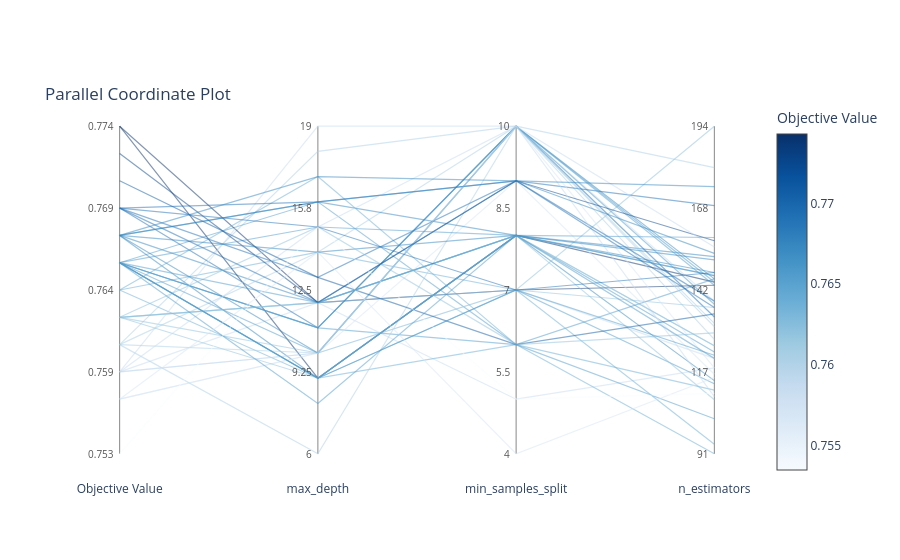

Notebook source saved alongside this figure:
### Code cell
fig.update_traces(
    selector=dict(type="parcoords"),
    line=dict(cmin=0.76, cmax=0.786, colorscale="Blues"),
)
fig.show()

### Figure 1 — Plotly figure (JSON) as saved in the notebook; plotly's stock layout.template omitted (floating-point values rounded to 4 significant figures)
{"data": [{"customdata": [["Objective Value", "0.76"], ["max_depth", "18"], ["min_samples_split", "10"], ["n_estimators", "181"]], "hovertemplate": "%{customdata[0]}: %{customdata[1]}<extra></extra>", "line": {"color": "rgb(171.33333333333448, 207.66666666666714, 229.66666666666706)", "dash": "solid", "width": 1.2}, "mode": "lines", "opacity": 0.5, "showlegend": false, "type": "scatter", "x": [0, 1, 2, 3], "y": [0.3333, 0.9231, 1, 0.8738]}, {"customdata": [["Objective Value", "0.767"], ["max_depth", "12"], ["min_samples_split", "8"], ["n_estimators", "153"]], "hovertemplate": "%{customdata[0]}: %{customdata[1]}<extra></extra>", "line": {"color": "rgb(55.00000000000189, 135.00000000000188, 192.3333333333343)", "dash": "solid", "width": 1.2}, "mode": "lines", "opacity": 0.5, "showlegend": false, "type": "scatter", "x": [0, 1, 2, 3], "y": [0.6667, 0.4615, 0.6667, 0.6019]}, {"customdata": [["Objective Value", "0.759"], ["max_depth", "12"], ["min_samples_split", "5"], ["n_estimators", "118"]], "hovertemplate": "%{customdata[0]}: %{customdata[1]}<extra></extra>", "line": {"color": "rgb(197.9999999999983, 218.99999999999926, 238.9999999999994)", "dash": "solid", "width": 1.2}, "mode": "lines", "opacity": 0.5, "showlegend": false, "type": "scatter", "x": [0, 1, 2, 3], "y": [0.25, 0.4615, 0.1667, 0.2621]}, {"customdata": [["Objective Value", "0.766"], ["max_depth", "16"], ["min_samples_split", "6"], ["n_estimators", "146"]], "hovertemplate": "%{customdata[0]}: %{customdata[1]}<extra></extra>", "line": {"color": "rgb(79.66666666666782, 155.3333333333341, 203.33333333333377)", "dash": "solid", "width": 1.2}, "mode": "lines", "opacity": 0.5, "showlegend": false, "type": "scatter", "x": [0, 1, 2, 3], "y": [0.5833, 0.7692, 0.3333, 0.534]}, {"customdata": [["Objective Value", "0.767"], ["max_depth", "9"], ["min_samples_split", "8"], ["n_estimators", "114"]], "hovertemplate": "%{customdata[0]}: %{customdata[1]}<extra></extra>", "line": {"color": "rgb(55.00000000000048, 135.00000000000048, 192.33333333333357)", "dash": "solid", "width": 1.2}, "mode": "lines", "opacity": 0.5, "showlegend": false, "type": "scatter", "x": [0, 1, 2, 3], "y": [0.6667, 0.2308, 0.6667, 0.2233]}, {"customdata": [["Objective Value", "0.764"], ["max_depth", "14"], ["min_samples_split", "7"], ["n_estimators", "94"]], "hovertemplate": "%{customdata[0]}: %{customdata[1]}<extra></extra>", "line": {"color": "rgb(107.00000000000217, 174.0000000000012, 214.00000000000045)", "dash": "solid", "width": 1.2}, "mode": "lines", "opacity": 0.5, "showlegend": false, "type": "scatter", "x": [0, 1, 2, 3], "y": [0.5, 0.6154, 0.5, 0.02913]}, {"customdata": [["Objective Value", "0.759"], ["max_depth", "10"], ["min_samples_split", "7"], ["n_estimators", "121"]], "hovertemplate": "%{customdata[0]}: %{customdata[1]}<extra></extra>", "line": {"color": "rgb(197.9999999999983, 218.99999999999926, 238.9999999999994)", "dash": "solid", "width": 1.2}, "mode": "lines", "opacity": 0.5, "showlegend": false, "type": "scatter", "x": [0, 1, 2, 3], "y": [0.25, 0.3077, 0.5, 0.2913]}, {"customdata": [["Objective Value", "0.774"], ["max_depth", "12"], ["min_samples_split", "7"], ["n_estimators", "144"]], "hovertemplate": "%{customdata[0]}: %{customdata[1]}<extra></extra>", "line": {"color": "rgb(8.0, 48.0, 107.0)", "dash": "solid", "width": 1.2}, "mode": "lines", "opacity": 0.5, "showlegend": false, "type": "scatter", "x": [0, 1, 2, 3], "y": [1, 0.4615, 0.5, 0.5146]}, {"customdata": [["Objective Value", "0.774"], ["max_depth", "9"], ["min_samples_split", "8"], ["n_estimators", "145"]], "hovertemplate": "%{customdata[0]}: %{customdata[1]}<extra></extra>", "line": {"color": "rgb(8.0, 48.000000000002814, 107.00000000000418)", "dash": "solid", "width": 1.2}, "mode": "lines", "opacity": 0.5, "showlegend": false, "type": "scatter", "x": [0, 1, 2, 3], "y": [1.0, 0.2308, 0.6667, 0.5243]}, {"customdata": [["Objective Value", "0.762"], ["max_depth", "12"], ["min_samples_split", "7"], ["n_estimators", "194"]], "hovertemplate": "%{customdata[0]}: %{customdata[1]}<extra></extra>", "line": {"color": "rgb(141.0000000000007, 192.66666666666706, 221.33333333333348)", "dash": "solid", "width": 1.2}, "mode": "lines", "opacity": 0.5, "showlegend": false, "type": "scatter", "x": [0, 1, 2, 3], "y": [0.4167, 0.4615, 0.5, 1]}, {"customdata": [["Objective Value", "0.769"], ["max_depth", "11"], ["min_samples_split", "10"], ["n_estimators", "134"]], "hovertemplate": "%{customdata[0]}: %{customdata[1]}<extra></extra>", "line": {"color": "rgb(33.0, 113.0, 181.0)", "dash": "solid", "width": 1.2}, "mode": "lines", "opacity": 0.5, "showlegend": false, "type": "scatter", "x": [0, 1, 2, 3], "y": [0.75, 0.3846, 1, 0.4175]}, {"customdata": [["Objective Value", "0.764"], ["max_depth", "17"], ["min_samples_split", "6"], ["n_estimators", "91"]], "hovertemplate": "%{customdata[0]}: %{customdata[1]}<extra></extra>", "line": {"color": "rgb(107.00000000000217, 174.0000000000012, 214.00000000000045)", "dash": "solid", "width": 1.2}, "mode": "lines", "opacity": 0.5, "showlegend": false, "type": "scatter", "x": [0, 1, 2, 3], "y": [0.5, 0.8462, 0.3333, 0]}, {"customdata": [["Objective Value", "0.766"], ["max_depth", "11"], ["min_samples_split", "6"], ["n_estimators", "102"]], "hovertemplate": "%{customdata[0]}: %{customdata[1]}<extra></extra>", "line": {"color": "rgb(79.66666666666782, 155.3333333333341, 203.33333333333377)", "dash": "solid", "width": 1.2}, "mode": "lines", "opacity": 0.5, "showlegend": false, "type": "scatter", "x": [0, 1, 2, 3], "y": [0.5833, 0.3846, 0.3333, 0.1068]}, {"customdata": [["Objective Value", "0.762"], ["max_depth", "12"], ["min_samples_split", "8"], ["n_estimators", "125"]], "hovertemplate": "%{customdata[0]}: %{customdata[1]}<extra></extra>", "line": {"color": "rgb(141.0000000000007, 192.66666666666706, 221.33333333333348)", "dash": "solid", "width": 1.2}, "mode": "lines", "opacity": 0.5, "showlegend": false, "type": "scatter", "x": [0, 1, 2, 3], "y": [0.4167, 0.4615, 0.6667, 0.3301]}, {"customdata": [["Objective Value", "0.766"], ["max_depth", "9"], ["min_samples_split", "8"], ["n_estimators", "123"]], "hovertemplate": "%{customdata[0]}: %{customdata[1]}<extra></extra>", "line": {"color": "rgb(79.66666666666782, 155.3333333333341, 203.33333333333377)", "dash": "solid", "width": 1.2}, "mode": "lines", "opacity": 0.5, "showlegend": false, "type": "scatter", "x": [0, 1, 2, 3], "y": [0.5833, 0.2308, 0.6667, 0.3107]}, {"customdata": [["Objective Value", "0.757"], ["max_depth", "10"], ["min_samples_split", "9"], ["n_estimators", "116"]], "hovertemplate": "%{customdata[0]}: %{customdata[1]}<extra></extra>", "line": {"color": "rgb(214.00000000000136, 229.66666666666757, 244.3333333333338)", "dash": "solid", "width": 1.2}, "mode": "lines", "opacity": 0.5, "showlegend": false, "type": "scatter", "x": [0, 1, 2, 3], "y": [0.1667, 0.3077, 0.8333, 0.2427]}, {"customdata": [["Objective Value", "0.767"], ["max_depth", "10"], ["min_samples_split", "10"], ["n_estimators", "146"]], "hovertemplate": "%{customdata[0]}: %{customdata[1]}<extra></extra>", "line": {"color": "rgb(55.00000000000048, 135.00000000000048, 192.33333333333357)", "dash": "solid", "width": 1.2}, "mode": "lines", "opacity": 0.5, "showlegend": false, "type": "scatter", "x": [0, 1, 2, 3], "y": [0.6667, 0.3077, 1, 0.534]}, {"customdata": [["Objective Value", "0.76"], ["max_depth", "14"], ["min_samples_split", "10"], ["n_estimators", "127"]], "hovertemplate": "%{customdata[0]}: %{customdata[1]}<extra></extra>", "line": {"color": "rgb(171.33333333333448, 207.66666666666714, 229.66666666666706)", "dash": "solid", "width": 1.2}, "mode": "lines", "opacity": 0.5, "showlegend": false, "type": "scatter", "x": [0, 1, 2, 3], "y": [0.3333, 0.6154, 1, 0.3495]}, {"customdata": [["Objective Value", "0.766"], ["max_depth", "11"], ["min_samples_split", "10"], ["n_estimators", "145"]], "hovertemplate": "%{customdata[0]}: %{customdata[1]}<extra></extra>", "line": {"color": "rgb(79.66666666666782, 155.3333333333341, 203.33333333333377)", "dash": "solid", "width": 1.2}, "mode": "lines", "opacity": 0.5, "showlegend": false, "type": "scatter", "x": [0, 1, 2, 3], "y": [0.5833, 0.3846, 1, 0.5243]}, {"customdata": [["Objective Value", "0.762"], ["max_depth", "10"], ["min_samples_split", "7"], ["n_estimators", "137"]], "hovertemplate": "%{customdata[0]}: %{customdata[1]}<extra></extra>", "line": {"color": "rgb(141.0000000000007, 192.66666666666706, 221.33333333333348)", "dash": "solid", "width": 1.2}, "mode": "lines", "opacity": 0.5, "showlegend": false, "type": "scatter", "x": [0, 1, 2, 3], "y": [0.4167, 0.3077, 0.5, 0.4466]}, {"customdata": [["Objective Value", "0.764"], ["max_depth", "9"], ["min_samples_split", "6"], ["n_estimators", "111"]], "hovertemplate": "%{customdata[0]}: %{customdata[1]}<extra></extra>", "line": {"color": "rgb(107.00000000000217, 174.0000000000012, 214.00000000000045)", "dash": "solid", "width": 1.2}, "mode": "lines", "opacity": 0.5, "showlegend": false, "type": "scatter", "x": [0, 1, 2, 3], "y": [0.5, 0.2308, 0.3333, 0.1942]}, {"customdata": [["Objective Value", "0.759"], ["max_depth", "19"], ["min_samples_split", "10"], ["n_estimators", "139"]], "hovertemplate": "%{customdata[0]}: %{customdata[1]}<extra></extra>", "line": {"color": "rgb(197.9999999999983, 218.99999999999926, 238.9999999999994)", "dash": "solid", "width": 1.2}, "mode": "lines", "opacity": 0.5, "showlegend": false, "type": "scatter", "x": [0, 1, 2, 3], "y": [0.25, 1, 1, 0.466]}, {"customdata": [["Objective Value", "0.76"], ["max_depth", "6"], ["min_samples_split", "10"], ["n_estimators", "131"]], "hovertemplate": "%{customdata[0]}: %{customdata[1]}<extra></extra>", "line": {"color": "rgb(171.33333333333448, 207.66666666666714, 229.66666666666706)", "dash": "solid", "width": 1.2}, "mode": "lines", "opacity": 0.5, "showlegend": false, "type": "scatter", "x": [0, 1, 2, 3], "y": [0.3333, 0, 1, 0.3883]}, {"customdata": [["Objective Value", "0.766"], ["max_depth", "11"], ["min_samples_split", "10"], ["n_estimators", "138"]], "hovertemplate": "%{customdata[0]}: %{customdata[1]}<extra></extra>", "line": {"color": "rgb(79.66666666666782, 155.3333333333341, 203.33333333333377)", "dash": "solid", "width": 1.2}, "mode": "lines", "opacity": 0.5, "showlegend": false, "type": "scatter", "x": [0, 1, 2, 3], "y": [0.5833, 0.3846, 1, 0.4563]}, {"customdata": [["Objective Value", "0.769"], ["max_depth", "16"], ["min_samples_split", "9"], ["n_estimators", "169"]], "hovertemplate": "%{customdata[0]}: %{customdata[1]}<extra></extra>", "line": {"color": "rgb(33.00000000000141, 113.0000000000014, 181.00000000000074)", "dash": "solid", "width": 1.2}, "mode": "lines", "opacity": 0.5, "showlegend": false, "type": "scatter", "x": [0, 1, 2, 3], "y": [0.75, 0.7692, 0.8333, 0.7573]}, {"customdata": [["Objective Value", "0.757"], ["max_depth", "10"], ["min_samples_split", "10"], ["n_estimators", "118"]], "hovertemplate": "%{customdata[0]}: %{customdata[1]}<extra></extra>", "line": {"color": "rgb(214.00000000000136, 229.66666666666757, 244.3333333333338)", "dash": "solid", "width": 1.2}, "mode": "lines", "opacity": 0.5, "showlegend": false, "type": "scatter", "x": [0, 1, 2, 3], "y": [0.1667, 0.3077, 1, 0.2621]}, {"customdata": [["Objective Value", "0.766"], ["max_depth", "9"], ["min_samples_split", "7"], ["n_estimators", "113"]], "hovertemplate": "%{customdata[0]}: %{customdata[1]}<extra></extra>", "line": {"color": "rgb(79.66666666666782, 155.3333333333341, 203.33333333333377)", "dash": "solid", "width": 1.2}, "mode": "lines", "opacity": 0.5, "showlegend": false, "type": "scatter", "x": [0, 1, 2, 3], "y": [0.5833, 0.2308, 0.5, 0.2136]}, {"customdata": [["Objective Value", "0.762"], ["max_depth", "9"], ["min_samples_split", "8"], ["n_estimators", "108"]], "hovertemplate": "%{customdata[0]}: %{customdata[1]}<extra></extra>", "line": {"color": "rgb(141.0000000000007, 192.66666666666706, 221.33333333333348)", "dash": "solid", "width": 1.2}, "mode": "lines", "opacity": 0.5, "showlegend": false, "type": "scatter", "x": [0, 1, 2, 3], "y": [0.4167, 0.2308, 0.6667, 0.165]}, {"customdata": [["Objective Value", "0.76"], ["max_depth", "10"], ["min_samples_split", "10"], ["n_estimators", "132"]], "hovertemplate": "%{customdata[0]}: %{customdata[1]}<extra></extra>", "line": {"color": "rgb(171.33333333333448, 207.66666666666714, 229.66666666666706)", "dash": "solid", "width": 1.2}, "mode": "lines", "opacity": 0.5, "showlegend": false, "type": "scatter", "x": [0, 1, 2, 3], "y": [0.3333, 0.3077, 1, 0.3981]}, {"customdata": [["Objective Value", "0.767"], ["max_depth", "16"], ["min_samples_split", "8"], ["n_estimators", "148"]], "hovertemplate": "%{customdata[0]}: %{customdata[1]}<extra></extra>", "line": {"color": "rgb(55.00000000000048, 135.00000000000048, 192.33333333333357)", "dash": "solid", "width": 1.2}, "mode": "lines", "opacity": 0.5, "showlegend": false, "type": "scatter", "x": [0, 1, 2, 3], "y": [0.6667, 0.7692, 0.6667, 0.5534]}, {"customdata": [["Objective Value", "0.769"], ["max_depth", "13"], ["min_samples_split", "9"], ["n_estimators", "139"]], "hovertemplate": "%{customdata[0]}: %{customdata[1]}<extra></extra>", "line": {"color": "rgb(33.0, 113.0, 181.0)", "dash": "solid", "width": 1.2}, "mode": "lines", "opacity": 0.5, "showlegend": false, "type": "scatter", "x": [0, 1, 2, 3], "y": [0.75, 0.5385, 0.8333, 0.466]}, {"customdata": [["Objective Value", "0.766"], ["max_depth", "10"], ["min_samples_split", "10"], ["n_estimators", "144"]], "hovertemplate": "%{customdata[0]}: %{customdata[1]}<extra></extra>", "line": {"color": "rgb(79.66666666666782, 155.3333333333341, 203.33333333333377)", "dash": "solid", "width": 1.2}, "mode": "lines", "opacity": 0.5, "showlegend": false, "type": "scatter", "x": [0, 1, 2, 3], "y": [0.5833, 0.3077, 1, 0.5146]}, {"customdata": [["Objective Value", "0.773"], ["max_depth", "12"], ["min_samples_split", "9"], ["n_estimators", "158"]], "hovertemplate": "%{customdata[0]}: %{customdata[1]}<extra></extra>", "line": {"color": "rgb(8.0, 70.00000000000048, 139.66666666666737)", "dash": "solid", "width": 1.2}, "mode": "lines", "opacity": 0.5, "showlegend": false, "type": "scatter", "x": [0, 1, 2, 3], "y": [0.9167, 0.4615, 0.8333, 0.6505]}, {"customdata": [["Objective Value", "0.759"], ["max_depth", "10"], ["min_samples_split", "10"], ["n_estimators", "109"]], "hovertemplate": "%{customdata[0]}: %{customdata[1]}<extra></extra>", "line": {"color": "rgb(198.00000000000102, 219.00000000000068, 239.00000000000034)", "dash": "solid", "width": 1.2}, "mode": "lines", "opacity": 0.5, "showlegend": false, "type": "scatter", "x": [0, 1, 2, 3], "y": [0.25, 0.3077, 1, 0.1748]}, {"customdata": [["Objective Value", "0.759"], ["max_depth", "15"], ["min_samples_split", "10"], ["n_estimators", "156"]], "hovertemplate": "%{customdata[0]}: %{customdata[1]}<extra></extra>", "line": {"color": "rgb(198.00000000000102, 219.00000000000068, 239.00000000000034)", "dash": "solid", "width": 1.2}, "mode": "lines", "opacity": 0.5, "showlegend": false, "type": "scatter", "x": [0, 1, 2, 3], "y": [0.25, 0.6923, 1, 0.6311]}, {"customdata": [["Objective Value", "0.762"], ["max_depth", "12"], ["min_samples_split", "8"], ["n_estimators", "125"]], "hovertemplate": "%{customdata[0]}: %{customdata[1]}<extra></extra>", "line": {"color": "rgb(141.0000000000007, 192.66666666666706, 221.33333333333348)", "dash": "solid", "width": 1.2}, "mode": "lines", "opacity": 0.5, "showlegend": false, "type": "scatter", "x": [0, 1, 2, 3], "y": [0.4167, 0.4615, 0.6667, 0.3301]}, {"customdata": [["Objective Value", "0.766"], ["max_depth", "15"], ["min_samples_split", "8"], ["n_estimators", "147"]], "hovertemplate": "%{customdata[0]}: %{customdata[1]}<extra></extra>", "line": {"color": "rgb(79.66666666666782, 155.3333333333341, 203.33333333333377)", "dash": "solid", "width": 1.2}, "mode": "lines", "opacity": 0.5, "showlegend": false, "type": "scatter", "x": [0, 1, 2, 3], "y": [0.5833, 0.6923, 0.6667, 0.5437]}, {"customdata": [["Objective Value", "0.771"], ["max_depth", "13"], ["min_samples_split", "6"], ["n_estimators", "135"]], "hovertemplate": "%{customdata[0]}: %{customdata[1]}<extra></extra>", "line": {"color": "rgb(16.333333333334036, 91.66666666666757, 164.33333333333402)", "dash": "solid", "width": 1.2}, "mode": "lines", "opacity": 0.5, "showlegend": false, "type": "scatter", "x": [0, 1, 2, 3], "y": [0.8333, 0.5385, 0.3333, 0.4272]}, {"customdata": [["Objective Value", "0.767"], ["max_depth", "14"], ["min_samples_split", "8"], ["n_estimators", "152"]], "hovertemplate": "%{customdata[0]}: %{customdata[1]}<extra></extra>", "line": {"color": "rgb(55.00000000000048, 135.00000000000048, 192.33333333333357)", "dash": "solid", "width": 1.2}, "mode": "lines", "opacity": 0.5, "showlegend": false, "type": "scatter", "x": [0, 1, 2, 3], "y": [0.6667, 0.6154, 0.6667, 0.5922]}, {"customdata": [["Objective Value", "0.762"], ["max_depth", "15"], ["min_samples_split", "6"], ["n_estimators", "129"]], "hovertemplate": "%{customdata[0]}: %{customdata[1]}<extra></extra>", "line": {"color": "rgb(141.0000000000007, 192.66666666666706, 221.33333333333348)", "dash": "solid", "width": 1.2}, "mode": "lines", "opacity": 0.5, "showlegend": false, "type": "scatter", "x": [0, 1, 2, 3], "y": [0.4167, 0.6923, 0.3333, 0.3689]}, {"customdata": [["Objective Value", "0.766"], ["max_depth", "12"], ["min_samples_split", "8"], ["n_estimators", "147"]], "hovertemplate": "%{customdata[0]}: %{customdata[1]}<extra></extra>", "line": {"color": "rgb(79.66666666666782, 155.3333333333341, 203.33333333333377)", "dash": "solid", "width": 1.2}, "mode": "lines", "opacity": 0.5, "showlegend": false, "type": "scatter", "x": [0, 1, 2, 3], "y": [0.5833, 0.4615, 0.6667, 0.5437]}, {"customdata": [["Objective Value", "0.769"], ["max_depth", "12"], ["min_samples_split", "9"], ["n_estimators", "137"]], "hovertemplate": "%{customdata[0]}: %{customdata[1]}<extra></extra>", "line": {"color": "rgb(33.00000000000141, 113.0000000000014, 181.00000000000074)", "dash": "solid", "width": 1.2}, "mode": "lines", "opacity": 0.5, "showlegend": false, "type": "scatter", "x": [0, 1, 2, 3], "y": [0.75, 0.4615, 0.8333, 0.4466]}, {"customdata": [["Objective Value", "0.767"], ["max_depth", "16"], ["min_samples_split", "9"], ["n_estimators", "175"]], "hovertemplate": "%{customdata[0]}: %{customdata[1]}<extra></extra>", "line": {"color": "rgb(55.00000000000048, 135.00000000000048, 192.33333333333357)", "dash": "solid", "width": 1.2}, "mode": "lines", "opacity": 0.5, "showlegend": false, "type": "scatter", "x": [0, 1, 2, 3], "y": [0.6667, 0.7692, 0.8333, 0.8155]}, {"customdata": [["Objective Value", "0.766"], ["max_depth", "8"], ["min_samples_split", "8"], ["n_estimators", "159"]], "hovertemplate": "%{customdata[0]}: %{customdata[1]}<extra></extra>", "line": {"color": "rgb(79.66666666666782, 155.3333333333341, 203.33333333333377)", "dash": "solid", "width": 1.2}, "mode": "lines", "opacity": 0.5, "showlegend": false, "type": "scatter", "x": [0, 1, 2, 3], "y": [0.5833, 0.1538, 0.6667, 0.6602]}, {"customdata": [["Objective Value", "0.769"], ["max_depth", "15"], ["min_samples_split", "7"], ["n_estimators", "148"]], "hovertemplate": "%{customdata[0]}: %{customdata[1]}<extra></extra>", "line": {"color": "rgb(33.0, 113.0, 181.0)", "dash": "solid", "width": 1.2}, "mode": "lines", "opacity": 0.5, "showlegend": false, "type": "scatter", "x": [0, 1, 2, 3], "y": [0.75, 0.6923, 0.5, 0.5534]}, {"customdata": [["Objective Value", "0.767"], ["max_depth", "17"], ["min_samples_split", "9"], ["n_estimators", "154"]], "hovertemplate": "%{customdata[0]}: %{customdata[1]}<extra></extra>", "line": {"color": "rgb(55.00000000000048, 135.00000000000048, 192.33333333333357)", "dash": "solid", "width": 1.2}, "mode": "lines", "opacity": 0.5, "showlegend": false, "type": "scatter", "x": [0, 1, 2, 3], "y": [0.6667, 0.8462, 0.8333, 0.6117]}, {"customdata": [["Objective Value", "0.766"], ["max_depth", "9"], ["min_samples_split", "8"], ["n_estimators", "121"]], "hovertemplate": "%{customdata[0]}: %{customdata[1]}<extra></extra>", "line": {"color": "rgb(79.66666666666782, 155.3333333333341, 203.33333333333377)", "dash": "solid", "width": 1.2}, "mode": "lines", "opacity": 0.5, "showlegend": false, "type": "scatter", "x": [0, 1, 2, 3], "y": [0.5833, 0.2308, 0.6667, 0.2913]}, {"customdata": [["Objective Value", "0.766"], ["max_depth", "9"], ["min_samples_split", "7"], ["n_estimators", "122"]], "hovertemplate": "%{customdata[0]}: %{customdata[1]}<extra></extra>", "line": {"color": "rgb(79.66666666666782, 155.3333333333341, 203.33333333333377)", "dash": "solid", "width": 1.2}, "mode": "lines", "opacity": 0.5, "showlegend": false, "type": "scatter", "x": [0, 1, 2, 3], "y": [0.5833, 0.2308, 0.5, 0.301]}, {"customdata": [["Objective Value", "0.757"], ["max_depth", "14"], ["min_samples_split", "4"], ["n_estimators", "115"]], "hovertemplate": "%{customdata[0]}: %{customdata[1]}<extra></extra>", "line": {"color": "rgb(213.99999999999932, 229.6666666666662, 244.33333333333312)", "dash": "solid", "width": 1.2}, "mode": "lines", "opacity": 0.5, "showlegend": false, "type": "scatter", "x": [0, 1, 2, 3], "y": [0.1667, 0.6154, 0, 0.233]}, {"customdata": [["Objective Value", "0.753"], ["max_depth", "15"], ["min_samples_split", "5"], ["n_estimators", "110"]], "hovertemplate": "%{customdata[0]}: %{customdata[1]}<extra></extra>", "line": {"color": "rgb(247.0, 251.0, 255.0)", "dash": "solid", "width": 1.2}, "mode": "lines", "opacity": 0.5, "showlegend": false, "type": "scatter", "x": [0, 1, 2, 3], "y": [0, 0.6923, 0.1667, 0.1845]}, {"hoverinfo": "skip", "marker": {"cmax": 0.7743, "cmin": 0.7535, "color": [0.7535, 0.7743], "colorbar": {"title": {"text": "Objective Value"}}, "colorscale": [[0, "rgb(247,251,255)"], [0.125, "rgb(222,235,247)"], [0.25, "rgb(198,219,239)"], [0.375, "rgb(158,202,225)"], [0.5, "rgb(107,174,214)"], [0.625, "rgb(66,146,198)"], [0.75, "rgb(33,113,181)"], [0.875, "rgb(8,81,156)"], [1, "rgb(8,48,107)"]], "reversescale": false, "showscale": true}, "mode": "markers", "showlegend": false, "type": "scatter", "x": [null, null], "y": [null, null]}], "layout": {"annotations": [{"font": {"color": "#555", "size": 10}, "showarrow": false, "text": "0.753", "x": 0, "xanchor": "right", "xshift": -4, "y": 0}, {"font": {"color": "#555", "size": 10}, "showarrow": false, "text": "0.759", "x": 0, "xanchor": "right", "xshift": -4, "y": 0.25}, {"font": {"color": "#555", "size": 10}, "showarrow": false, "text": "0.764", "x": 0, "xanchor": "right", "xshift": -4, "y": 0.5}, {"font": {"color": "#555", "size": 10}, "showarrow": false, "text": "0.769", "x": 0, "xanchor": "right", "xshift": -4, "y": 0.75}, {"font": {"color": "#555", "size": 10}, "showarrow": false, "text": "0.774", "x": 0, "xanchor": "right", "xshift": -4, "y": 1}, {"font": {"color": "#555", "size": 10}, "showarrow": false, "text": "6", "x": 1, "xanchor": "right", "xshift": -4, "y": 0}, {"font": {"color": "#555", "size": 10}, "showarrow": false, "text": "9.25", "x": 1, "xanchor": "right", "xshift": -4, "y": 0.25}, {"font": {"color": "#555", "size": 10}, "showarrow": false, "text": "12.5", "x": 1, "xanchor": "right", "xshift": -4, "y": 0.5}, {"font": {"color": "#555", "size": 10}, "showarrow": false, "text": "15.8", "x": 1, "xanchor": "right", "xshift": -4, "y": 0.75}, {"font": {"color": "#555", "size": 10}, "showarrow": false, "text": "19", "x": 1, "xanchor": "right", "xshift": -4, "y": 1}, {"font": {"color": "#555", "size": 10}, "showarrow": false, "text": "4", "x": 2, "xanchor": "right", "xshift": -4, "y": 0}, {"font": {"color": "#555", "size": 10}, "showarrow": false, "text": "5.5", "x": 2, "xanchor": "right", "xshift": -4, "y": 0.25}, {"font": {"color": "#555", "size": 10}, "showarrow": false, "text": "7", "x": 2, "xanchor": "right", "xshift": -4, "y": 0.5}, {"font": {"color": "#555", "size": 10}, "showarrow": false, "text": "8.5", "x": 2, "xanchor": "right", "xshift": -4, "y": 0.75}, {"font": {"color": "#555", "size": 10}, "showarrow": false, "text": "10", "x": 2, "xanchor": "right", "xshift": -4, "y": 1}, {"font": {"color": "#555", "size": 10}, "showarrow": false, "text": "91", "x": 3, "xanchor": "right", "xshift": -4, "y": 0}, {"font": {"color": "#555", "size": 10}, "showarrow": false, "text": "117", "x": 3, "xanchor": "right", "xshift": -4, "y": 0.25}, {"font": {"color": "#555", "size": 10}, "showarrow": false, "text": "142", "x": 3, "xanchor": "right", "xshift": -4, "y": 0.5}, {"font": {"color": "#555", "size": 10}, "showarrow": false, "text": "168", "x": 3, "xanchor": "right", "xshift": -4, "y": 0.75}, {"font": {"color": "#555", "size": 10}, "showarrow": false, "text": "194", "x": 3, "xanchor": "right", "xshift": -4, "y": 1}], "hovermode": "closest", "legend": {"orientation": "h", "x": 1, "xanchor": "right", "y": 1, "yanchor": "bottom"}, "plot_bgcolor": "white", "shapes": [{"layer": "below", "line": {"color": "#888", "width": 1}, "type": "line", "x0": 0, "x1": 0, "y0": 0, "y1": 1}, {"layer": "below", "line": {"color": "#888", "width": 1}, "type": "line", "x0": 1, "x1": 1, "y0": 0, "y1": 1}, {"layer": "below", "line": {"color": "#888", "width": 1}, "type": "line", "x0": 2, "x1": 2, "y0": 0, "y1": 1}, {"layer": "below", "line": {"color": "#888", "width": 1}, "type": "line", "x0": 3, "x1": 3, "y0": 0, "y1": 1}], "title": {"text": "Parallel Coordinate Plot", "y": 1, "yanchor": "bottom", "yref": "paper"}, "xaxis": {"range": [-0.2, 3.2], "showgrid": false, "tickmode": "array", "ticktext": ["Objective Value", "max_depth", "min_samples_split", "n_estimators"], "tickvals": [0, 1, 2, 3], "zeroline": false}, "yaxis": {"fixedrange": true, "range": [-0.08, 1.08], "visible": false}}}
